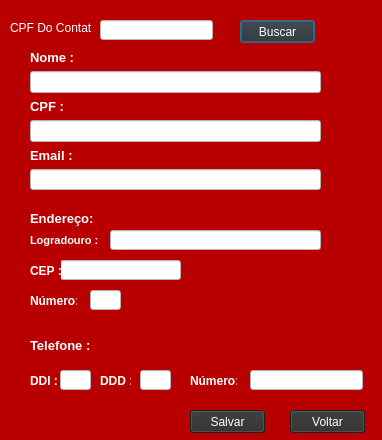
<?xml version="1.0" encoding="UTF-8"?>
<ui version="4.0">
 <class>TelaAlterar</class>
 <widget class="QDialog" name="TelaAlterar">
  <property name="geometry">
   <rect>
    <x>0</x>
    <y>0</y>
    <width>382</width>
    <height>440</height>
   </rect>
  </property>
  <property name="focusPolicy">
   <enum>Qt::TabFocus</enum>
  </property>
  <property name="windowTitle">
   <string>Alterar Contato</string>
  </property>
  <property name="styleSheet">
   <string notr="true">background-color: rgb(184, 0, 0);</string>
  </property>
  <widget class="QLineEdit" name="lineEdit_Busca">
   <property name="geometry">
    <rect>
     <x>100</x>
     <y>20</y>
     <width>113</width>
     <height>20</height>
    </rect>
   </property>
   <property name="styleSheet">
    <string notr="true">background-color: rgb(255, 255, 255);</string>
   </property>
  </widget>
  <widget class="QLabel" name="label_7">
   <property name="geometry">
    <rect>
     <x>30</x>
     <y>290</y>
     <width>47</width>
     <height>21</height>
    </rect>
   </property>
   <property name="font">
    <font>
     <weight>75</weight>
     <bold>true</bold>
    </font>
   </property>
   <property name="styleSheet">
    <string notr="true">color: rgb(255, 255, 255);</string>
   </property>
   <property name="text">
    <string>Número:</string>
   </property>
  </widget>
  <widget class="QLabel" name="label_13">
   <property name="geometry">
    <rect>
     <x>30</x>
     <y>370</y>
     <width>31</width>
     <height>21</height>
    </rect>
   </property>
   <property name="font">
    <font>
     <weight>75</weight>
     <bold>true</bold>
    </font>
   </property>
   <property name="styleSheet">
    <string notr="true">color: rgb(255, 255, 255);</string>
   </property>
   <property name="text">
    <string>DDI :</string>
   </property>
  </widget>
  <widget class="QLineEdit" name="lineEdit_DDD_2">
   <property name="geometry">
    <rect>
     <x>140</x>
     <y>370</y>
     <width>31</width>
     <height>20</height>
    </rect>
   </property>
   <property name="styleSheet">
    <string notr="true">background-color: rgb(255, 255, 255);</string>
   </property>
  </widget>
  <widget class="QLabel" name="label_4">
   <property name="geometry">
    <rect>
     <x>30</x>
     <y>210</y>
     <width>71</width>
     <height>16</height>
    </rect>
   </property>
   <property name="font">
    <font>
     <pointsize>10</pointsize>
     <weight>75</weight>
     <bold>true</bold>
    </font>
   </property>
   <property name="styleSheet">
    <string notr="true">color: rgb(255, 255, 255);</string>
   </property>
   <property name="text">
    <string>Endereço:</string>
   </property>
  </widget>
  <widget class="QLineEdit" name="LineEdit_CEP">
   <property name="geometry">
    <rect>
     <x>60</x>
     <y>260</y>
     <width>121</width>
     <height>20</height>
    </rect>
   </property>
   <property name="styleSheet">
    <string notr="true">background-color: rgb(255, 255, 255);
</string>
   </property>
  </widget>
  <widget class="QLabel" name="label_5">
   <property name="geometry">
    <rect>
     <x>30</x>
     <y>230</y>
     <width>71</width>
     <height>21</height>
    </rect>
   </property>
   <property name="font">
    <font>
     <pointsize>8</pointsize>
     <weight>75</weight>
     <bold>true</bold>
    </font>
   </property>
   <property name="styleSheet">
    <string notr="true">color: rgb(255, 255, 255);</string>
   </property>
   <property name="text">
    <string>Logradouro :</string>
   </property>
  </widget>
  <widget class="QLineEdit" name="lineEdit_EnderecoNumero">
   <property name="geometry">
    <rect>
     <x>90</x>
     <y>290</y>
     <width>31</width>
     <height>20</height>
    </rect>
   </property>
   <property name="styleSheet">
    <string notr="true">background-color: rgb(255, 255, 255);
</string>
   </property>
  </widget>
  <widget class="QLabel" name="label_14">
   <property name="geometry">
    <rect>
     <x>100</x>
     <y>370</y>
     <width>31</width>
     <height>21</height>
    </rect>
   </property>
   <property name="font">
    <font>
     <weight>75</weight>
     <bold>true</bold>
    </font>
   </property>
   <property name="styleSheet">
    <string notr="true">color: rgb(255, 255, 255);</string>
   </property>
   <property name="text">
    <string>DDD :</string>
   </property>
  </widget>
  <widget class="QLabel" name="label_15">
   <property name="geometry">
    <rect>
     <x>30</x>
     <y>330</y>
     <width>71</width>
     <height>31</height>
    </rect>
   </property>
   <property name="font">
    <font>
     <pointsize>10</pointsize>
     <weight>75</weight>
     <bold>true</bold>
    </font>
   </property>
   <property name="styleSheet">
    <string notr="true">color: rgb(255, 255, 255);</string>
   </property>
   <property name="text">
    <string>Telefone :</string>
   </property>
  </widget>
  <widget class="QWidget" name="layoutWidget">
   <property name="geometry">
    <rect>
     <x>30</x>
     <y>50</y>
     <width>291</width>
     <height>140</height>
    </rect>
   </property>
   <layout class="QVBoxLayout" name="verticalLayout_3">
    <item>
     <widget class="QLabel" name="label_6">
      <property name="font">
       <font>
        <pointsize>10</pointsize>
        <weight>75</weight>
        <bold>true</bold>
       </font>
      </property>
      <property name="styleSheet">
       <string notr="true">color: rgb(255, 255, 255);</string>
      </property>
      <property name="text">
       <string>Nome :</string>
      </property>
     </widget>
    </item>
    <item>
     <widget class="QLineEdit" name="lineEdit_Nome_3">
      <property name="styleSheet">
       <string notr="true">background-color: rgb(255, 255, 255);</string>
      </property>
     </widget>
    </item>
    <item>
     <widget class="QLabel" name="label_16">
      <property name="font">
       <font>
        <pointsize>10</pointsize>
        <weight>75</weight>
        <bold>true</bold>
       </font>
      </property>
      <property name="styleSheet">
       <string notr="true">color: rgb(255, 255, 255);</string>
      </property>
      <property name="text">
       <string>CPF :</string>
      </property>
     </widget>
    </item>
    <item>
     <widget class="QLineEdit" name="lineEdit_CPF_3">
      <property name="styleSheet">
       <string notr="true">background-color: rgb(255, 255, 255);
</string>
      </property>
     </widget>
    </item>
    <item>
     <widget class="QLabel" name="label_17">
      <property name="font">
       <font>
        <pointsize>10</pointsize>
        <weight>75</weight>
        <bold>true</bold>
       </font>
      </property>
      <property name="styleSheet">
       <string notr="true">color: rgb(255, 255, 255);</string>
      </property>
      <property name="text">
       <string>Email :</string>
      </property>
     </widget>
    </item>
    <item>
     <widget class="QLineEdit" name="lineEdit_Email_3">
      <property name="styleSheet">
       <string notr="true">background-color: rgb(255, 255, 255);</string>
      </property>
     </widget>
    </item>
   </layout>
  </widget>
  <widget class="QLabel" name="label_18">
   <property name="geometry">
    <rect>
     <x>190</x>
     <y>370</y>
     <width>47</width>
     <height>21</height>
    </rect>
   </property>
   <property name="font">
    <font>
     <weight>75</weight>
     <bold>true</bold>
    </font>
   </property>
   <property name="styleSheet">
    <string notr="true">color: rgb(255, 255, 255);</string>
   </property>
   <property name="text">
    <string>Número:</string>
   </property>
  </widget>
  <widget class="QLineEdit" name="lineEdit_DDI_2">
   <property name="geometry">
    <rect>
     <x>60</x>
     <y>370</y>
     <width>31</width>
     <height>20</height>
    </rect>
   </property>
   <property name="styleSheet">
    <string notr="true">background-color: rgb(255, 255, 255);
</string>
   </property>
  </widget>
  <widget class="QLabel" name="label_20">
   <property name="geometry">
    <rect>
     <x>30</x>
     <y>260</y>
     <width>31</width>
     <height>21</height>
    </rect>
   </property>
   <property name="font">
    <font>
     <weight>75</weight>
     <bold>true</bold>
    </font>
   </property>
   <property name="styleSheet">
    <string notr="true">color: rgb(255, 255, 255);</string>
   </property>
   <property name="text">
    <string>CEP :</string>
   </property>
  </widget>
  <widget class="QLineEdit" name="lineEdit_TelefoneNumero_2">
   <property name="geometry">
    <rect>
     <x>250</x>
     <y>370</y>
     <width>113</width>
     <height>20</height>
    </rect>
   </property>
   <property name="styleSheet">
    <string notr="true">background-color: rgb(255, 255, 255);</string>
   </property>
  </widget>
  <widget class="QLabel" name="label_8">
   <property name="geometry">
    <rect>
     <x>10</x>
     <y>20</y>
     <width>81</width>
     <height>16</height>
    </rect>
   </property>
   <property name="styleSheet">
    <string notr="true">color: rgb(255, 255, 255);</string>
   </property>
   <property name="text">
    <string>CPF Do Contato:</string>
   </property>
  </widget>
  <widget class="QPushButton" name="pushButton">
   <property name="geometry">
    <rect>
     <x>240</x>
     <y>20</y>
     <width>75</width>
     <height>23</height>
    </rect>
   </property>
   <property name="styleSheet">
    <string notr="true">background-color: rgb(45,45,45);
color: rgb(255, 255, 255);</string>
   </property>
   <property name="text">
    <string>Buscar</string>
   </property>
  </widget>
  <widget class="QPushButton" name="pushButton_alterar">
   <property name="geometry">
    <rect>
     <x>190</x>
     <y>410</y>
     <width>75</width>
     <height>23</height>
    </rect>
   </property>
   <property name="styleSheet">
    <string notr="true">background-color: rgb(45,45,45);
color: rgb(255, 255, 255);
</string>
   </property>
   <property name="text">
    <string>Salvar</string>
   </property>
  </widget>
  <widget class="QPushButton" name="pushButton_3">
   <property name="geometry">
    <rect>
     <x>290</x>
     <y>410</y>
     <width>75</width>
     <height>23</height>
    </rect>
   </property>
   <property name="styleSheet">
    <string notr="true">background-color: rgb(45,45,45);
color: rgb(255, 255, 255);</string>
   </property>
   <property name="text">
    <string>Voltar</string>
   </property>
  </widget>
  <widget class="QLineEdit" name="lineEdit_Logradouro">
   <property name="geometry">
    <rect>
     <x>110</x>
     <y>230</y>
     <width>211</width>
     <height>20</height>
    </rect>
   </property>
   <property name="styleSheet">
    <string notr="true">background-color: rgb(255, 255, 255);</string>
   </property>
  </widget>
 </widget>
 <resources/>
 <connections/>
</ui>
